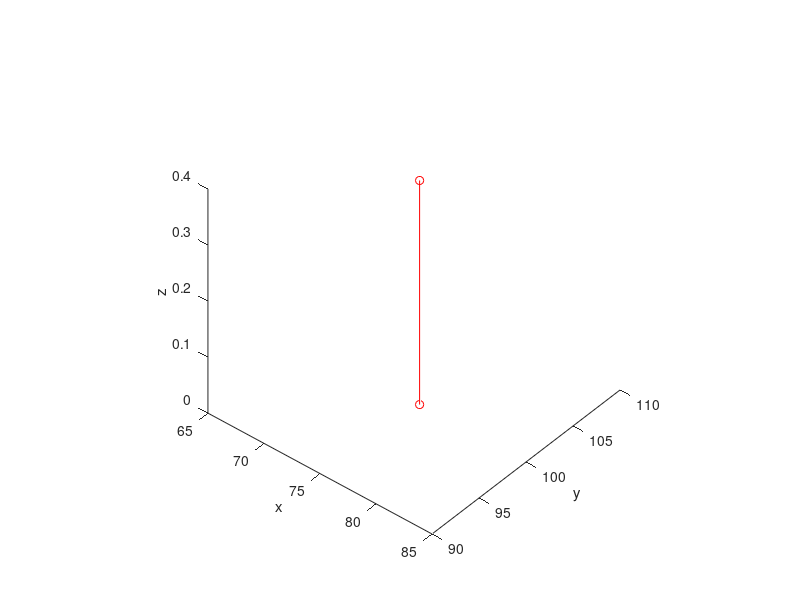

MATLAB code for this plot:
%% Testing Kinematics.
function SphericalPendulumKinematics()
% Stating variables.
theta = pi;
phi = pi;
x = 75.5;
y = 100;
z = 0;

% Length of pendulum rod.
L = 0.4;

% Kinematics.
xm = x + L * sin(theta);
zm = -L * cos(theta);
ym = y + L * sin(phi);

xm
ym
zm

% Displaying figure.
figure
hold on
view(40, 40);
axis equal
axis square
plot3([x xm], [y ym], [z zm], 'r-o');
zlabel("z");
ylabel("y");
xlabel("x");
hold off;

end